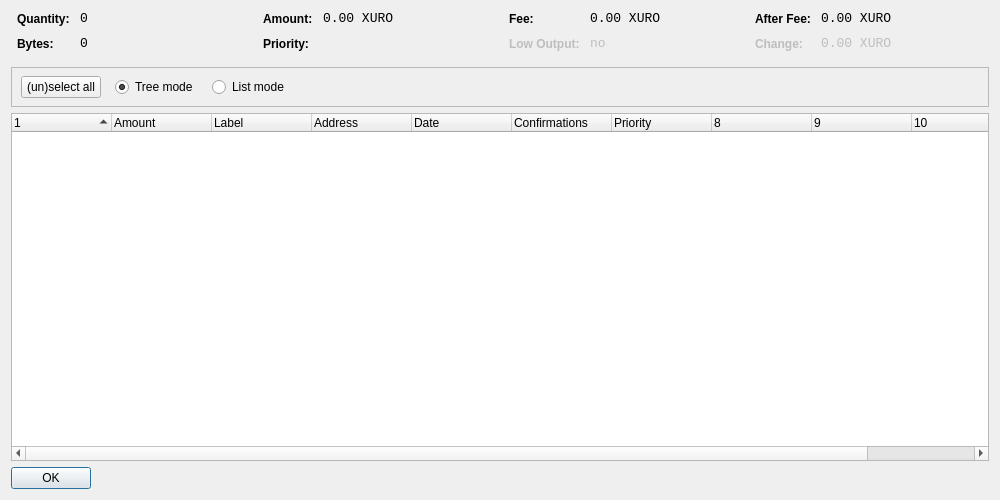
<?xml version="1.0" encoding="UTF-8"?>
<ui version="4.0">
 <class>CoinControlDialog</class>
 <widget class="QDialog" name="CoinControlDialog">
  <property name="geometry">
   <rect>
    <x>0</x>
    <y>0</y>
    <width>1000</width>
    <height>500</height>
   </rect>
  </property>
  <property name="windowTitle">
   <string>Coin Control</string>
  </property>
  <layout class="QVBoxLayout" name="verticalLayout">
   <item>
    <layout class="QHBoxLayout" name="horizontalLayoutTop" stretch="0,0,0,0">
     <property name="topMargin">
      <number>0</number>
     </property>
     <property name="bottomMargin">
      <number>10</number>
     </property>
     <item>
      <layout class="QFormLayout" name="formLayoutCoinControl1">
       <property name="horizontalSpacing">
        <number>10</number>
       </property>
       <property name="verticalSpacing">
        <number>10</number>
       </property>
       <property name="leftMargin">
        <number>6</number>
       </property>
       <property name="rightMargin">
        <number>6</number>
       </property>
       <item row="0" column="0">
        <widget class="QLabel" name="labelCoinControlQuantityText">
         <property name="styleSheet">
          <string notr="true">font-weight:bold;</string>
         </property>
         <property name="text">
          <string>Quantity:</string>
         </property>
        </widget>
       </item>
       <item row="0" column="1">
        <widget class="QLabel" name="labelCoinControlQuantity">
         <property name="font">
          <font>
           <family>Monospace</family>
           <pointsize>10</pointsize>
          </font>
         </property>
         <property name="cursor">
          <cursorShape>IBeamCursor</cursorShape>
         </property>
         <property name="contextMenuPolicy">
          <enum>Qt::ActionsContextMenu</enum>
         </property>
         <property name="text">
          <string notr="true">0</string>
         </property>
         <property name="textInteractionFlags">
          <set>Qt::LinksAccessibleByMouse|Qt::TextSelectableByKeyboard|Qt::TextSelectableByMouse</set>
         </property>
        </widget>
       </item>
       <item row="1" column="0">
        <widget class="QLabel" name="labelCoinControlBytesText">
         <property name="styleSheet">
          <string notr="true">font-weight:bold;</string>
         </property>
         <property name="text">
          <string>Bytes:</string>
         </property>
        </widget>
       </item>
       <item row="1" column="1">
        <widget class="QLabel" name="labelCoinControlBytes">
         <property name="font">
          <font>
           <family>Monospace</family>
           <pointsize>10</pointsize>
          </font>
         </property>
         <property name="cursor">
          <cursorShape>IBeamCursor</cursorShape>
         </property>
         <property name="contextMenuPolicy">
          <enum>Qt::ActionsContextMenu</enum>
         </property>
         <property name="text">
          <string notr="true">0</string>
         </property>
         <property name="textInteractionFlags">
          <set>Qt::LinksAccessibleByMouse|Qt::TextSelectableByKeyboard|Qt::TextSelectableByMouse</set>
         </property>
        </widget>
       </item>
      </layout>
     </item>
     <item>
      <layout class="QFormLayout" name="formLayoutCoinControl2">
       <property name="horizontalSpacing">
        <number>10</number>
       </property>
       <property name="verticalSpacing">
        <number>10</number>
       </property>
       <property name="leftMargin">
        <number>6</number>
       </property>
       <property name="rightMargin">
        <number>6</number>
       </property>
       <item row="0" column="0">
        <widget class="QLabel" name="labelCoinControlAmountText">
         <property name="styleSheet">
          <string notr="true">font-weight:bold;</string>
         </property>
         <property name="text">
          <string>Amount:</string>
         </property>
        </widget>
       </item>
       <item row="0" column="1">
        <widget class="QLabel" name="labelCoinControlAmount">
         <property name="font">
          <font>
           <family>Monospace</family>
           <pointsize>10</pointsize>
          </font>
         </property>
         <property name="cursor">
          <cursorShape>IBeamCursor</cursorShape>
         </property>
         <property name="contextMenuPolicy">
          <enum>Qt::ActionsContextMenu</enum>
         </property>
         <property name="text">
          <string notr="true">0.00 XURO</string>
         </property>
         <property name="textInteractionFlags">
          <set>Qt::LinksAccessibleByMouse|Qt::TextSelectableByKeyboard|Qt::TextSelectableByMouse</set>
         </property>
        </widget>
       </item>
       <item row="1" column="0">
        <widget class="QLabel" name="labelCoinControlPriorityText">
         <property name="styleSheet">
          <string notr="true">font-weight:bold;</string>
         </property>
         <property name="text">
          <string>Priority:</string>
         </property>
        </widget>
       </item>
       <item row="1" column="1">
        <widget class="QLabel" name="labelCoinControlPriority">
         <property name="font">
          <font>
           <family>Monospace</family>
           <pointsize>10</pointsize>
          </font>
         </property>
         <property name="cursor">
          <cursorShape>IBeamCursor</cursorShape>
         </property>
         <property name="contextMenuPolicy">
          <enum>Qt::ActionsContextMenu</enum>
         </property>
         <property name="text">
          <string/>
         </property>
         <property name="textInteractionFlags">
          <set>Qt::LinksAccessibleByMouse|Qt::TextSelectableByKeyboard|Qt::TextSelectableByMouse</set>
         </property>
        </widget>
       </item>
      </layout>
     </item>
     <item>
      <layout class="QFormLayout" name="formLayoutCoinControl3">
       <property name="horizontalSpacing">
        <number>10</number>
       </property>
       <property name="verticalSpacing">
        <number>10</number>
       </property>
       <property name="leftMargin">
        <number>6</number>
       </property>
       <property name="rightMargin">
        <number>6</number>
       </property>
       <item row="0" column="0">
        <widget class="QLabel" name="labelCoinControlFeeText">
         <property name="styleSheet">
          <string notr="true">font-weight:bold;</string>
         </property>
         <property name="text">
          <string>Fee:</string>
         </property>
        </widget>
       </item>
       <item row="0" column="1">
        <widget class="QLabel" name="labelCoinControlFee">
         <property name="font">
          <font>
           <family>Monospace</family>
           <pointsize>10</pointsize>
          </font>
         </property>
         <property name="cursor">
          <cursorShape>IBeamCursor</cursorShape>
         </property>
         <property name="contextMenuPolicy">
          <enum>Qt::ActionsContextMenu</enum>
         </property>
         <property name="text">
          <string notr="true">0.00 XURO</string>
         </property>
         <property name="textInteractionFlags">
          <set>Qt::LinksAccessibleByMouse|Qt::TextSelectableByKeyboard|Qt::TextSelectableByMouse</set>
         </property>
        </widget>
       </item>
       <item row="1" column="0">
        <widget class="QLabel" name="labelCoinControlLowOutputText">
         <property name="enabled">
          <bool>false</bool>
         </property>
         <property name="styleSheet">
          <string notr="true">font-weight:bold;</string>
         </property>
         <property name="text">
          <string>Low Output:</string>
         </property>
        </widget>
       </item>
       <item row="1" column="1">
        <widget class="QLabel" name="labelCoinControlLowOutput">
         <property name="enabled">
          <bool>false</bool>
         </property>
         <property name="font">
          <font>
           <family>Monospace</family>
           <pointsize>10</pointsize>
          </font>
         </property>
         <property name="cursor">
          <cursorShape>IBeamCursor</cursorShape>
         </property>
         <property name="contextMenuPolicy">
          <enum>Qt::ActionsContextMenu</enum>
         </property>
         <property name="text">
          <string notr="true">no</string>
         </property>
         <property name="textInteractionFlags">
          <set>Qt::LinksAccessibleByMouse|Qt::TextSelectableByKeyboard|Qt::TextSelectableByMouse</set>
         </property>
        </widget>
       </item>
      </layout>
     </item>
     <item>
      <layout class="QFormLayout" name="formLayoutCoinControl4">
       <property name="horizontalSpacing">
        <number>10</number>
       </property>
       <property name="verticalSpacing">
        <number>10</number>
       </property>
       <property name="leftMargin">
        <number>6</number>
       </property>
       <property name="rightMargin">
        <number>6</number>
       </property>
       <item row="0" column="0">
        <widget class="QLabel" name="labelCoinControlAfterFeeText">
         <property name="styleSheet">
          <string notr="true">font-weight:bold;</string>
         </property>
         <property name="text">
          <string>After Fee:</string>
         </property>
        </widget>
       </item>
       <item row="0" column="1">
        <widget class="QLabel" name="labelCoinControlAfterFee">
         <property name="font">
          <font>
           <family>Monospace</family>
           <pointsize>10</pointsize>
          </font>
         </property>
         <property name="cursor">
          <cursorShape>IBeamCursor</cursorShape>
         </property>
         <property name="contextMenuPolicy">
          <enum>Qt::ActionsContextMenu</enum>
         </property>
         <property name="text">
          <string notr="true">0.00 XURO</string>
         </property>
         <property name="textInteractionFlags">
          <set>Qt::LinksAccessibleByMouse|Qt::TextSelectableByKeyboard|Qt::TextSelectableByMouse</set>
         </property>
        </widget>
       </item>
       <item row="1" column="0">
        <widget class="QLabel" name="labelCoinControlChangeText">
         <property name="enabled">
          <bool>false</bool>
         </property>
         <property name="styleSheet">
          <string notr="true">font-weight:bold;</string>
         </property>
         <property name="text">
          <string>Change:</string>
         </property>
        </widget>
       </item>
       <item row="1" column="1">
        <widget class="QLabel" name="labelCoinControlChange">
         <property name="enabled">
          <bool>false</bool>
         </property>
         <property name="font">
          <font>
           <family>Monospace</family>
           <pointsize>10</pointsize>
          </font>
         </property>
         <property name="cursor">
          <cursorShape>IBeamCursor</cursorShape>
         </property>
         <property name="contextMenuPolicy">
          <enum>Qt::ActionsContextMenu</enum>
         </property>
         <property name="text">
          <string notr="true">0.00 XURO</string>
         </property>
         <property name="textInteractionFlags">
          <set>Qt::LinksAccessibleByMouse|Qt::TextSelectableByKeyboard|Qt::TextSelectableByMouse</set>
         </property>
        </widget>
       </item>
      </layout>
     </item>
    </layout>
   </item>
   <item>
    <widget class="QFrame" name="frame">
     <property name="minimumSize">
      <size>
       <width>0</width>
       <height>40</height>
      </size>
     </property>
     <property name="frameShape">
      <enum>QFrame::StyledPanel</enum>
     </property>
     <property name="frameShadow">
      <enum>QFrame::Sunken</enum>
     </property>
     <widget class="QWidget" name="horizontalLayoutWidget">
      <property name="geometry">
       <rect>
        <x>10</x>
        <y>0</y>
        <width>781</width>
        <height>41</height>
       </rect>
      </property>
      <layout class="QHBoxLayout" name="horizontalLayoutPanel" stretch="0,0,0,0,0">
       <property name="spacing">
        <number>14</number>
       </property>
       <item>
        <widget class="QPushButton" name="pushButtonSelectAll">
         <property name="sizePolicy">
          <sizepolicy hsizetype="Maximum" vsizetype="Fixed">
           <horstretch>0</horstretch>
           <verstretch>0</verstretch>
          </sizepolicy>
         </property>
         <property name="text">
          <string>(un)select all</string>
         </property>
        </widget>
       </item>
       <item>
        <widget class="QRadioButton" name="radioTreeMode">
         <property name="sizePolicy">
          <sizepolicy hsizetype="Maximum" vsizetype="Fixed">
           <horstretch>0</horstretch>
           <verstretch>0</verstretch>
          </sizepolicy>
         </property>
         <property name="text">
          <string>Tree mode</string>
         </property>
         <property name="checked">
          <bool>true</bool>
         </property>
        </widget>
       </item>
       <item>
        <widget class="QRadioButton" name="radioListMode">
         <property name="sizePolicy">
          <sizepolicy hsizetype="Maximum" vsizetype="Fixed">
           <horstretch>0</horstretch>
           <verstretch>0</verstretch>
          </sizepolicy>
         </property>
         <property name="text">
          <string>List mode</string>
         </property>
        </widget>
       </item>
       <item>
        <spacer name="horizontalSpacer">
         <property name="orientation">
          <enum>Qt::Horizontal</enum>
         </property>
         <property name="sizeHint" stdset="0">
          <size>
           <width>40</width>
           <height>20</height>
          </size>
         </property>
        </spacer>
       </item>
      </layout>
     </widget>
    </widget>
   </item>
   <item>
    <widget class="CoinControlTreeWidget" name="treeWidget">
     <property name="contextMenuPolicy">
      <enum>Qt::CustomContextMenu</enum>
     </property>
     <property name="sortingEnabled">
      <bool>false</bool>
     </property>
     <property name="columnCount">
      <number>11</number>
     </property>
     <attribute name="headerShowSortIndicator" stdset="0">
      <bool>true</bool>
     </attribute>
     <attribute name="headerStretchLastSection">
      <bool>false</bool>
     </attribute>
     <column>
      <property name="text">
       <string/>
      </property>
     </column>
     <column>
      <property name="text">
       <string>Amount</string>
      </property>
     </column>
     <column>
      <property name="text">
       <string>Label</string>
      </property>
     </column>
     <column>
      <property name="text">
       <string>Address</string>
      </property>
     </column>
     <column>
      <property name="text">
       <string>Date</string>
      </property>
     </column>
     <column>
      <property name="text">
       <string>Confirmations</string>
      </property>
      <property name="toolTip">
       <string>Confirmed</string>
      </property>
     </column>
     <column>
      <property name="text">
       <string>Priority</string>
      </property>
     </column>
     <column>
      <property name="text">
       <string/>
      </property>
     </column>
     <column>
      <property name="text">
       <string/>
      </property>
     </column>
     <column>
      <property name="text">
       <string/>
      </property>
     </column>
     <column>
      <property name="text">
       <string/>
      </property>
     </column>
    </widget>
   </item>
   <item>
    <widget class="QDialogButtonBox" name="buttonBox">
     <property name="sizePolicy">
      <sizepolicy hsizetype="Maximum" vsizetype="Fixed">
       <horstretch>0</horstretch>
       <verstretch>0</verstretch>
      </sizepolicy>
     </property>
     <property name="orientation">
      <enum>Qt::Horizontal</enum>
     </property>
     <property name="standardButtons">
      <set>QDialogButtonBox::Ok</set>
     </property>
    </widget>
   </item>
  </layout>
 </widget>
 <customwidgets>
  <customwidget>
   <class>CoinControlTreeWidget</class>
   <extends>QTreeWidget</extends>
   <header>coincontroltreewidget.h</header>
  </customwidget>
 </customwidgets>
 <resources/>
 <connections/>
</ui>
